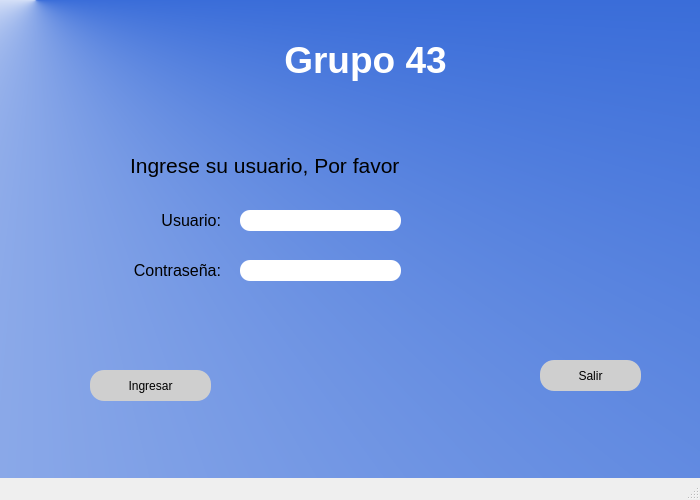
<?xml version="1.0" encoding="UTF-8"?>
<ui version="4.0">
 <class>MainWindow</class>
 <widget class="QMainWindow" name="MainWindow">
  <property name="geometry">
   <rect>
    <x>0</x>
    <y>0</y>
    <width>700</width>
    <height>500</height>
   </rect>
  </property>
  <property name="minimumSize">
   <size>
    <width>700</width>
    <height>500</height>
   </size>
  </property>
  <property name="maximumSize">
   <size>
    <width>700</width>
    <height>500</height>
   </size>
  </property>
  <property name="windowTitle">
   <string>MainWindow</string>
  </property>
  <property name="styleSheet">
   <string notr="true">QWidget#centralwidget{
background-color: qconicalgradient(cx:0.051, cy:0, angle:0, stop:0.363636 rgba(255, 255, 255, 255), stop:1 rgba(58, 109, 217, 255));}</string>
  </property>
  <widget class="QWidget" name="centralwidget">
   <widget class="QLabel" name="txtTitulo">
    <property name="geometry">
     <rect>
      <x>230</x>
      <y>20</y>
      <width>271</width>
      <height>81</height>
     </rect>
    </property>
    <property name="styleSheet">
     <string notr="true">font: 26pt &quot;MS Shell Dlg 2&quot;;
color: white;</string>
    </property>
    <property name="text">
     <string>&lt;html&gt;&lt;head/&gt;&lt;body&gt;&lt;p align=&quot;center&quot;&gt;&lt;span style=&quot; font-size:28pt; font-weight:600;&quot;&gt;Grupo 43&lt;/span&gt;&lt;/p&gt;&lt;/body&gt;&lt;/html&gt;</string>
    </property>
   </widget>
   <widget class="QLabel" name="txtMensaje">
    <property name="geometry">
     <rect>
      <x>130</x>
      <y>150</y>
      <width>311</width>
      <height>31</height>
     </rect>
    </property>
    <property name="styleSheet">
     <string notr="true">font: 12pt &quot;Arial&quot;;</string>
    </property>
    <property name="text">
     <string>&lt;html&gt;&lt;head/&gt;&lt;body&gt;&lt;p&gt;&lt;span style=&quot; font-size:16pt;&quot;&gt;Ingrese su usuario, Por favor&lt;/span&gt;&lt;/p&gt;&lt;/body&gt;&lt;/html&gt;</string>
    </property>
   </widget>
   <widget class="QLabel" name="txtEtiqueta">
    <property name="geometry">
     <rect>
      <x>150</x>
      <y>210</y>
      <width>71</width>
      <height>21</height>
     </rect>
    </property>
    <property name="text">
     <string>&lt;html&gt;&lt;head/&gt;&lt;body&gt;&lt;p align=&quot;right&quot;&gt;&lt;span style=&quot; font-size:12pt;&quot;&gt;Usuario:&lt;/span&gt;&lt;/p&gt;&lt;/body&gt;&lt;/html&gt;</string>
    </property>
   </widget>
   <widget class="QLabel" name="txtEtiqueta_2">
    <property name="geometry">
     <rect>
      <x>120</x>
      <y>260</y>
      <width>101</width>
      <height>21</height>
     </rect>
    </property>
    <property name="text">
     <string>&lt;html&gt;&lt;head/&gt;&lt;body&gt;&lt;p align=&quot;right&quot;&gt;&lt;span style=&quot; font-size:12pt;&quot;&gt;Contraseña:&lt;/span&gt;&lt;/p&gt;&lt;/body&gt;&lt;/html&gt;</string>
    </property>
   </widget>
   <widget class="QLineEdit" name="txtUsuario">
    <property name="geometry">
     <rect>
      <x>240</x>
      <y>210</y>
      <width>161</width>
      <height>21</height>
     </rect>
    </property>
    <property name="styleSheet">
     <string notr="true">border-radius:10px;</string>
    </property>
   </widget>
   <widget class="QLineEdit" name="txtContrasena">
    <property name="geometry">
     <rect>
      <x>240</x>
      <y>260</y>
      <width>161</width>
      <height>21</height>
     </rect>
    </property>
    <property name="styleSheet">
     <string notr="true">border-radius:10px;</string>
    </property>
    <property name="echoMode">
     <enum>QLineEdit::Password</enum>
    </property>
   </widget>
   <widget class="QPushButton" name="btnEntrar">
    <property name="geometry">
     <rect>
      <x>90</x>
      <y>370</y>
      <width>121</width>
      <height>31</height>
     </rect>
    </property>
    <property name="styleSheet">
     <string notr="true">border-radius:14px;
font: 75 10pt &quot;Arial&quot;;
background-color: rgb(207, 207, 207);</string>
    </property>
    <property name="text">
     <string>Ingresar</string>
    </property>
   </widget>
   <widget class="QPushButton" name="btnSalir">
    <property name="geometry">
     <rect>
      <x>540</x>
      <y>360</y>
      <width>101</width>
      <height>31</height>
     </rect>
    </property>
    <property name="styleSheet">
     <string notr="true">border-radius:14px;
background-color: rgb(207, 207, 207);
font: 75 10pt &quot;Arial&quot;;
</string>
    </property>
    <property name="text">
     <string>Salir</string>
    </property>
   </widget>
   <widget class="QLabel" name="label">
    <property name="geometry">
     <rect>
      <x>140</x>
      <y>270</y>
      <width>191</width>
      <height>16</height>
     </rect>
    </property>
    <property name="styleSheet">
     <string notr="true">font: 11pt &quot;Arial&quot;;
color:red;</string>
    </property>
    <property name="text">
     <string/>
    </property>
   </widget>
  </widget>
  <widget class="QMenuBar" name="menubar">
   <property name="geometry">
    <rect>
     <x>0</x>
     <y>0</y>
     <width>700</width>
     <height>21</height>
    </rect>
   </property>
  </widget>
  <widget class="QStatusBar" name="statusbar"/>
 </widget>
 <resources/>
 <connections/>
</ui>
